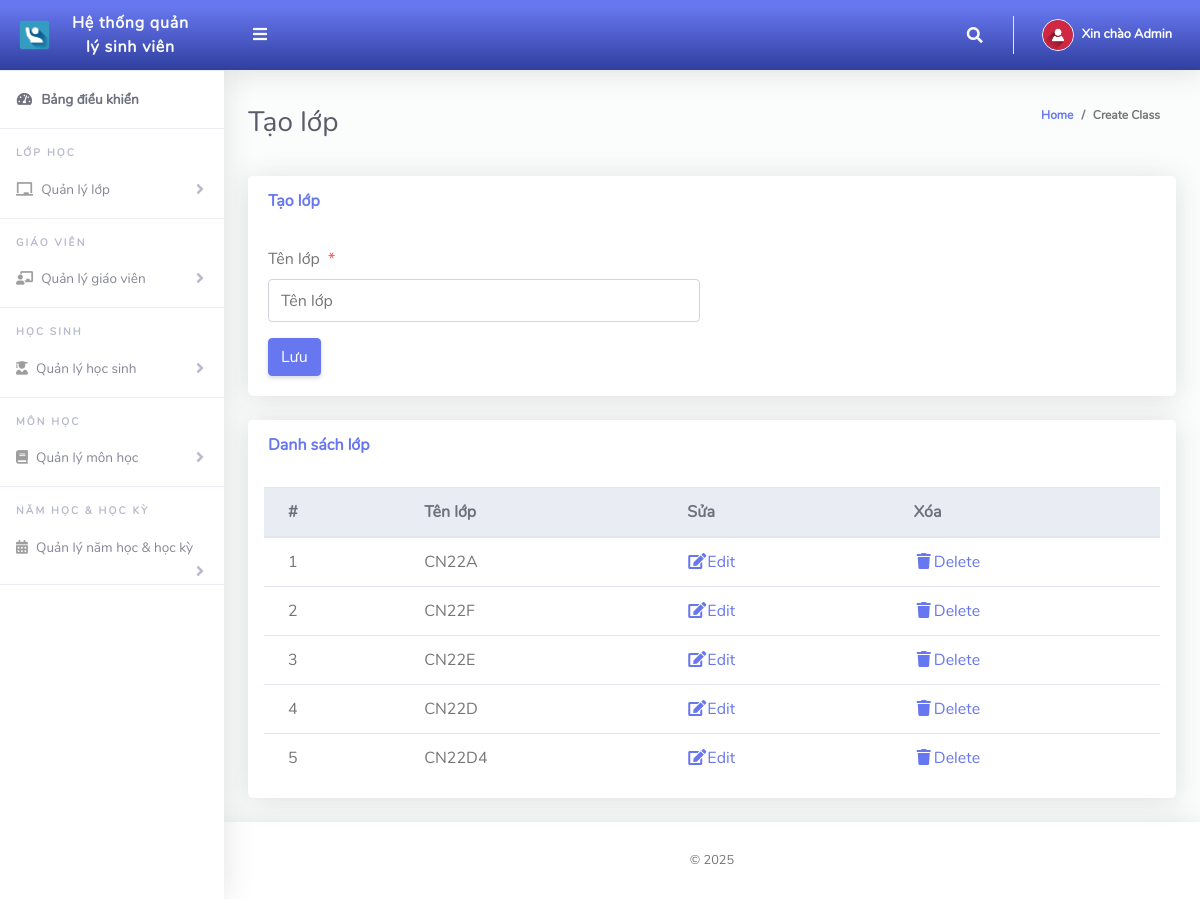
The app's page /Admin/createClass.php (signed in) with its own data.
### tables this page shows
CREATE TABLE IF NOT EXISTS `tblclass` (
  `Id` int(10) NOT NULL AUTO_INCREMENT,
  `className` varchar(255) NOT NULL,
  PRIMARY KEY (`Id`)
);

### Admin/createClass.php (the view, shortened to what this page needs)
<?php
include '../Includes/dbcon.php';
$row = array();
?>
<!DOCTYPE html>
<html lang="en">
<head>
  <link href="../vendor/fontawesome-free/css/all.min.css" rel="stylesheet" type="text/css">
  <link href="../vendor/bootstrap/css/bootstrap.min.css" rel="stylesheet" type="text/css">
  <link href="css/ruang-admin.min.css" rel="stylesheet">
</head>
<body id="page-top">
  <div id="wrapper">
      <?php include "Includes/sidebar.php";?>
    <div id="content-wrapper" class="d-flex flex-column">
      <div id="content">
       <?php include "Includes/topbar.php";?>
        <div class="container-fluid" id="container-wrapper">
          <div class="d-sm-flex align-items-center justify-content-between mb-4">
            <h1 class="h3 mb-0 text-gray-800">Tạo lớp</h1>
            <ol class="breadcrumb">
              <li class="breadcrumb-item"><a href="./">Home</a></li>
              <li class="breadcrumb-item active" aria-current="page">Create Class</li>
            </ol>
          </div>
          <div class="row">
            <div class="col-lg-12">
              <div class="card mb-4">
                <div class="card-header py-3 d-flex flex-row align-items-center justify-content-between">
                  <h6 class="m-0 font-weight-bold text-primary">Tạo lớp</h6>
                </div>
                <div class="card-body">
                  <form method="post">
                    <div class="form-group row mb-3">
                        <div class="col-xl-6">
                            <label class="form-control-label">Tên lớp<span class="text-danger ml-2">*</span></label>
                      <input type="text" class="form-control" name="className" value="<?php echo isset($row['className']) ? $row['className'] : '';?>" id="exampleInputFirstName" placeholder="Tên lớp">
                        </div>
                    </div>
                      <?php
                    if (isset($Id))
                    {
                    ?>
                    <button type="submit" name="update" class="btn btn-warning">Cập nhật</button>
                    &nbsp;&nbsp;&nbsp;&nbsp;&nbsp;&nbsp;&nbsp;&nbsp;&nbsp;&nbsp;
                    <?php
                    } else {
                    ?>
                    <button type="submit" name="save" class="btn btn-primary">Lưu</button>
                    <?php
                    }
                    ?>
                  </form>
                </div>
              </div>
                 <div class="row">
              <div class="col-lg-12">
              <div class="card mb-4">
                <div class="card-header py-3 d-flex flex-row align-items-center justify-content-between">
                  <h6 class="m-0 font-weight-bold text-primary">Danh sách lớp</h6>
                </div>
                <div class="table-responsive p-3">
                  <table class="table align-items-center table-flush table-hover" id="dataTableHover">
                    <thead class="thead-light">
                      <tr>
                        <th>#</th>
                        <th>Tên lớp</th>
                        <th>Sửa</th>
                        <th>Xóa</th>
                      </tr>
                    </thead>
                    <tbody>
                  <?php
                      $query = "SELECT * FROM tblclass";
                      $rs = $conn->query($query);
                      $num = $rs->num_rows;
                      $sn=0;
                      if($num > 0)
                      {
                        while ($rows = $rs->fetch_assoc())
                          {
                             $sn = $sn + 1;
                            echo"
                              <tr>
                                <td>".$sn."</td>
                                <td>".$rows['className']."</td>
                                <td><a href='?action=edit&Id=".$rows['Id']."'><i class='fas fa-fw fa-edit'></i>Edit</a></td>
                                <td><a href='?action=delete&Id=".$rows['Id']."'><i class='fas fa-fw fa-trash'></i>Delete</a></td>
                              </tr>";
                          }
                      }
                      else
                      {
                           echo
                           "<div class='alert alert-danger' role='alert'>
                            No Record Found!
                            </div>";
                      }
                      ?>
                    </tbody>
                  </table>
                </div>
              </div>
            </div>
            </div>
          </div>
        </div>
      </div>
       <?php include "Includes/footer.php";?>
    </div>
  </div>
</body>
</html>

### Admin/Includes/topbar.php (shortened to what this page needs)
<?php
  $query = "SELECT * FROM tbladmin WHERE Id = ".$_SESSION['userId']."";
  $rs = $conn->query($query);
  $rows = $rs->fetch_assoc();
  $fullName = $rows['firstName']." ".$rows['lastName'];
?>
<nav class="navbar navbar-expand navbar-light bg-gradient-primary topbar mb-4 static-top">
          <button id="sidebarToggleTop" class="btn btn-link rounded-circle mr-3">
            <i class="fa fa-bars"></i>
          </button>
          <ul class="navbar-nav ml-auto">
            <li class="nav-item dropdown no-arrow">
              <a class="nav-link dropdown-toggle" href="#" id="searchDropdown" role="button" data-toggle="dropdown"
                aria-haspopup="true" aria-expanded="false">
                <i class="fas fa-search fa-fw"></i>
              </a>
            </li>
            <li class="nav-item dropdown no-arrow">
              <a class="nav-link dropdown-toggle" href="#" id="userDropdown" role="button" data-toggle="dropdown"
                aria-haspopup="true" aria-expanded="false">
                <img class="img-profile rounded-circle" src="img/user-icn.png" style="max-width: 60px">
                <span class="ml-2 d-none d-lg-inline text-white small"><b>Xin chào <?php echo $fullName;?></b></span>
              </a>
            </li>
          </ul>
        </nav>

### records on screen
tblclass: className "CN22A"
tblclass: className "CN22F"
tblclass: className "CN22E"
tblclass: className "CN22D"
tblclass: className "CN22D4"

### other values on screen
$fullName "Admin"
